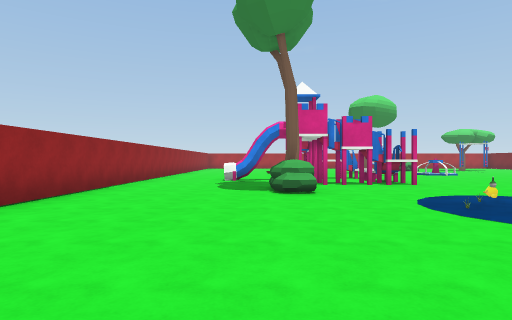
[1] (above)

24 first-person views from a walk through a 3-D level made in the Unity game engine. The camera is 1.4 m above the floor, looks level and sees 75° across. The floor is counted in squares, 2.4 m on a side. Each view is taken from the middle of a square. On the plan, view 1 faces up. The plan holds only what a view shows up to about 9 squares ahead; the rest is blank. The player character is not drawn. Some animated figures are not drawn. Some surface patterns are stand-ins.

[2]
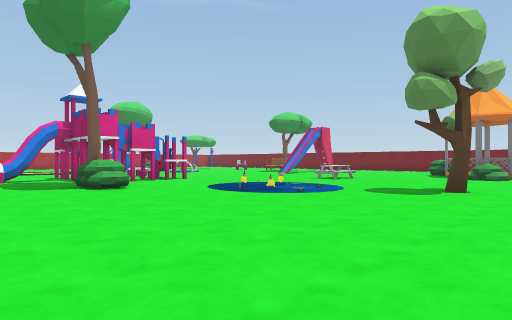

[3]
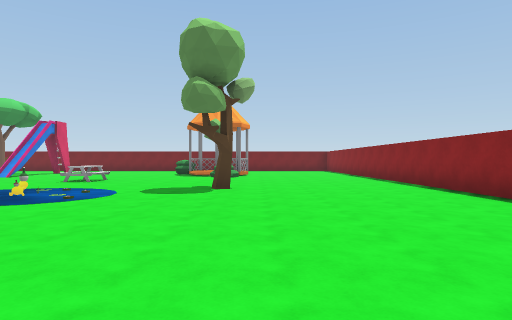

[4]
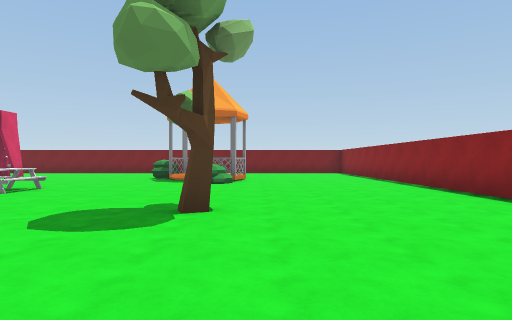

[5]
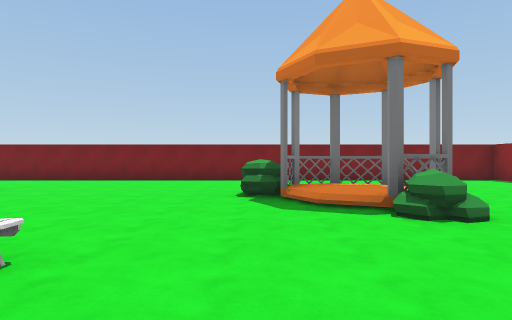

[6]
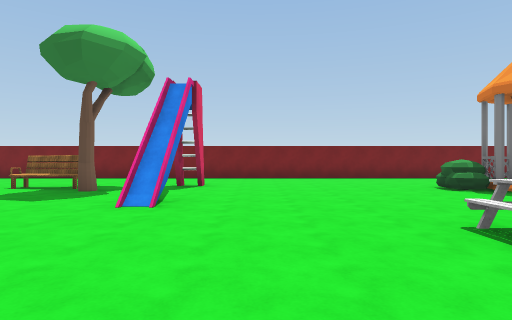

[7]
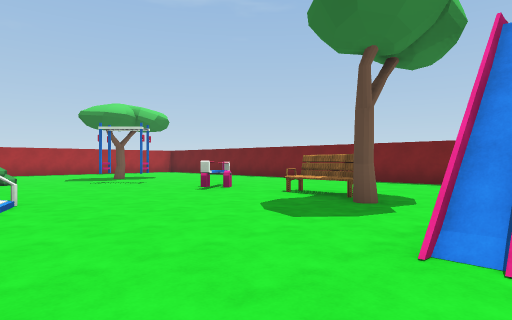

[8]
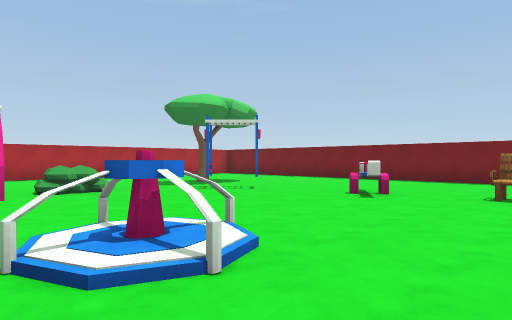

[9]
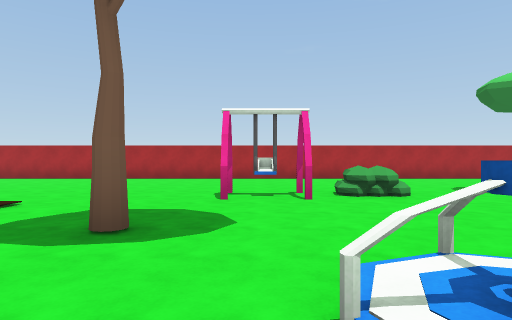

[10]
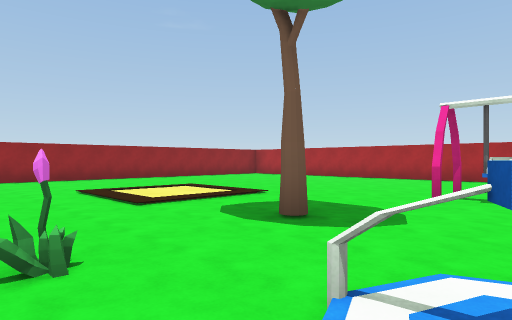

[11]
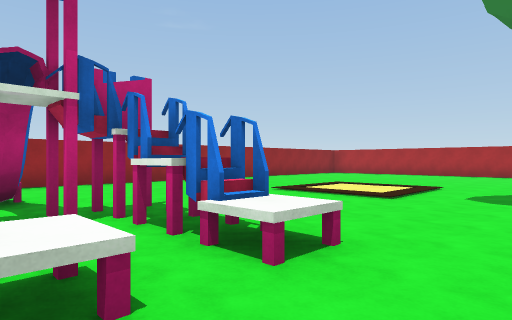

[12]
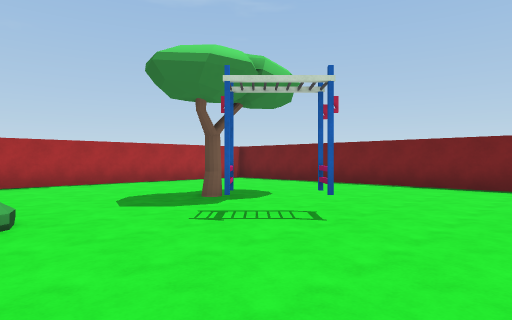

[13]
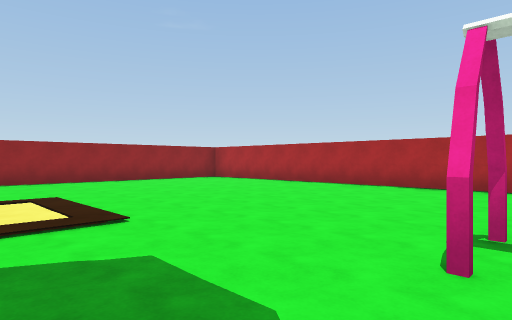

[14]
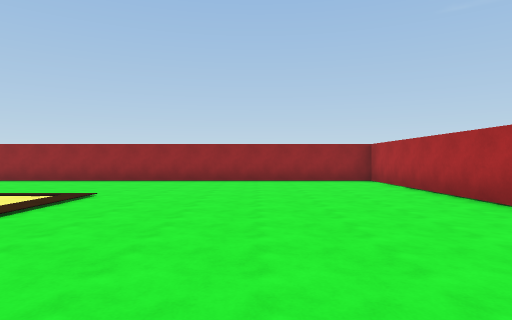

[15]
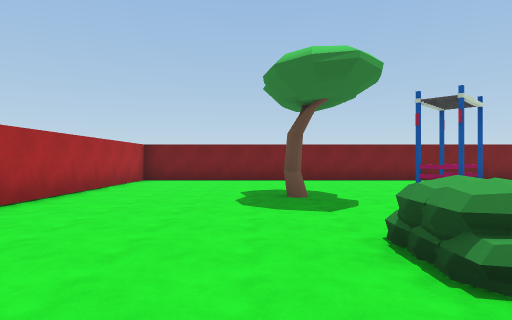

[16]
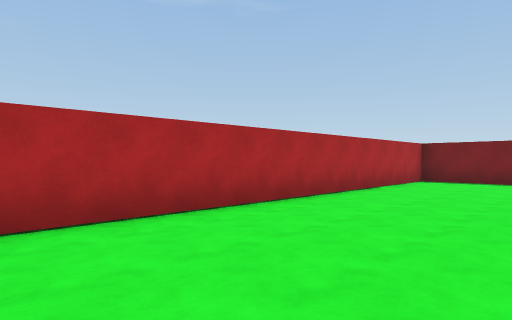

[17]
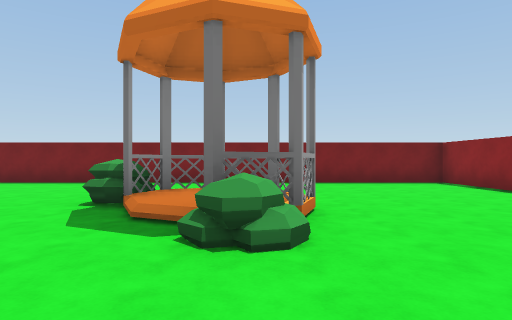

[18]
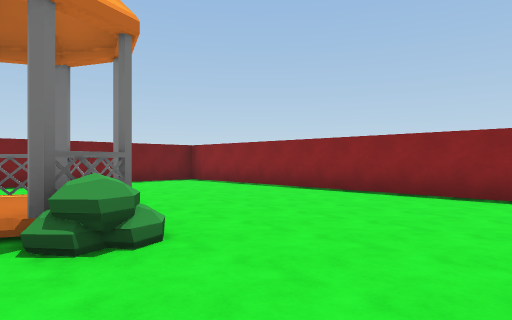

[19]
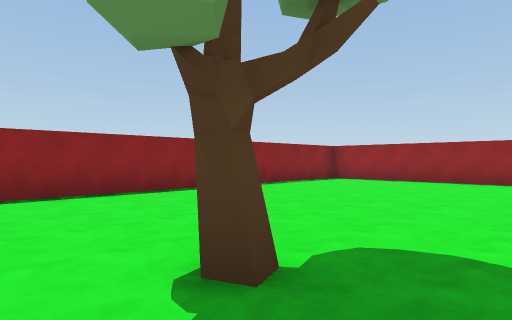

[20]
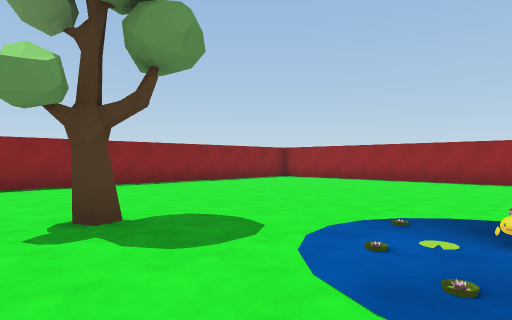

[21]
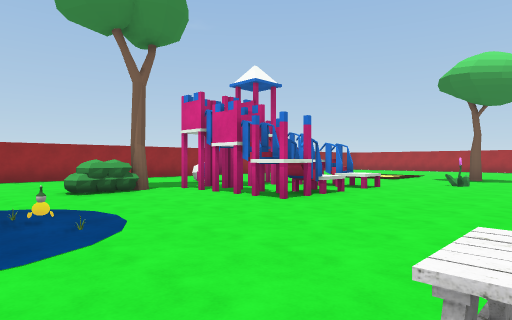

[22]
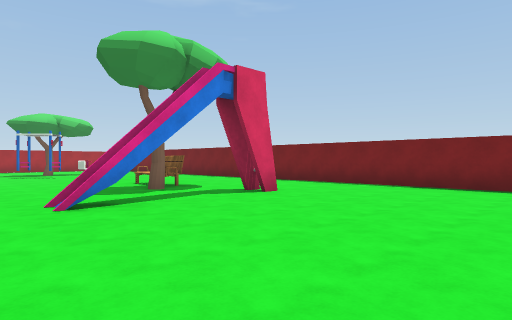

[23]
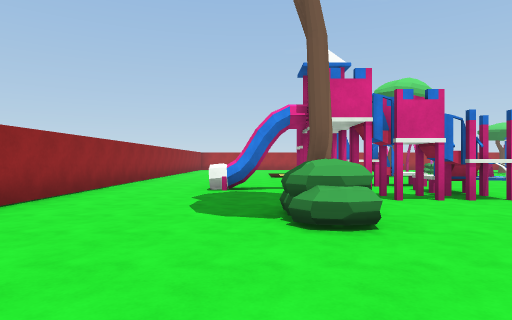

[24]
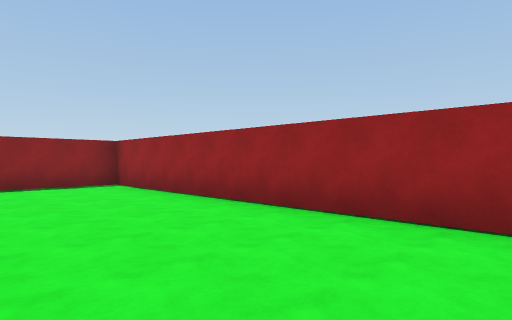

### Floor plan
Points are (right, up) in squares from view 1. A wall is a line through its corners. A room is listed if a view was taken in it or the views show most of it. See-through windows are left out.
Room 1 (views 1, 2, 3, 4, 5, 6, 7, 8, 9, 10, 11, 12, 13, 14, 15, 16, 17, 18, 19, 20, 21, 22, 23, 24)
walls: (3.8, 9.6) (3.8, 7.8) (2.6, 7.8); (3.8, 10.4) (1.5, 10.4); (3.9, 8.4) (3.1, 8.4); (3.7, 8.7) (3.1, 8.7); (3.3, 10.9) (2.9, 10.9) (2.9, 10.4); (3.2, 9) (3.2, 7.8); (3.2, 11.1) (3.2, 10.4); (2.7, 10.9) (2.7, 10.3); (2.1, 11.1) (2.1, 10.4); (10.3, 8.2) (9.3, 8.2); (0.1, 9.5) (-0.7, 9.3); (0.1, 9.3) (-0.4, 9.5); (-0.3, 10) (0, 9.9); (12.5, 8.3) (12.6, 8.7) (12.1, 8.7); (12.8, 8.2) (12.1, 8.2); (11.2, 2.6) (11.9, 2.3); (-3.2, 14.6) (-3.2, -3.7) (15.4, -3.7) (15.4, 22.2) (-3, 22.2); (11, 0.3) (10.2, 0.5); (11, 0.3) (11.7, 0.7) (12.1, 1.5) (11.8, 2.3) (11.3, 2.5); (-3.2, 18.6) (-3.2, 16.1)
low walls: (3.8, 11.1) (3.8, 10.4); (10.4, 8.7) (9.5, 8.7); (0, 9.9) (-0.2, 9.4); (-0.5, 9.5) (-1, 9.5)
ways out: gap at (0, 10)
objects: bush (1, 6); tree (1, 7); other object (3, 3); other object (3, 4); other object (3, 5); flower (4, 3); other object (4, 4); other object (4, 5); flower (4, 12); tree (5, 1); flower (5, 4); other object (5, 12); tree (5, 15); other object (6, 17) to (6, 18); table (7, 5) to (8, 5); other object (7, 13) to (7, 14); bush (8, 17); bush (10, 1); other object (10, 16) to (11, 17); bush (11, 3) to (12, 3); tree (11, 10); other object (11, 13) to (12, 14); tree (11, 18); bench (12, 11) to (12, 12)

Positions as (right, up) in squares from view 1, and headings:
1: (0, 0), facing up
2: (-2, -1), facing up-right
3: (-2, 0), facing right
4: (1, 0), facing right
5: (6, 3), facing right
6: (5, 7), facing right
7: (7, 8), facing up-right
8: (6, 11), facing up-right
9: (6, 12), facing up
10: (7, 12), facing up-left
11: (5, 9), facing up-left
12: (8, 14), facing up-right
13: (6, 15), facing up-left
14: (6, 19), facing left
15: (6, 19), facing right
16: (6, 19), facing up-right
17: (7, 1), facing right
18: (7, 2), facing down-right
19: (6, 2), facing down-left
20: (6, 4), facing down-left
21: (7, 4), facing up-left
22: (8, 4), facing up-right
23: (0, 3), facing up
24: (0, 4), facing down-left
